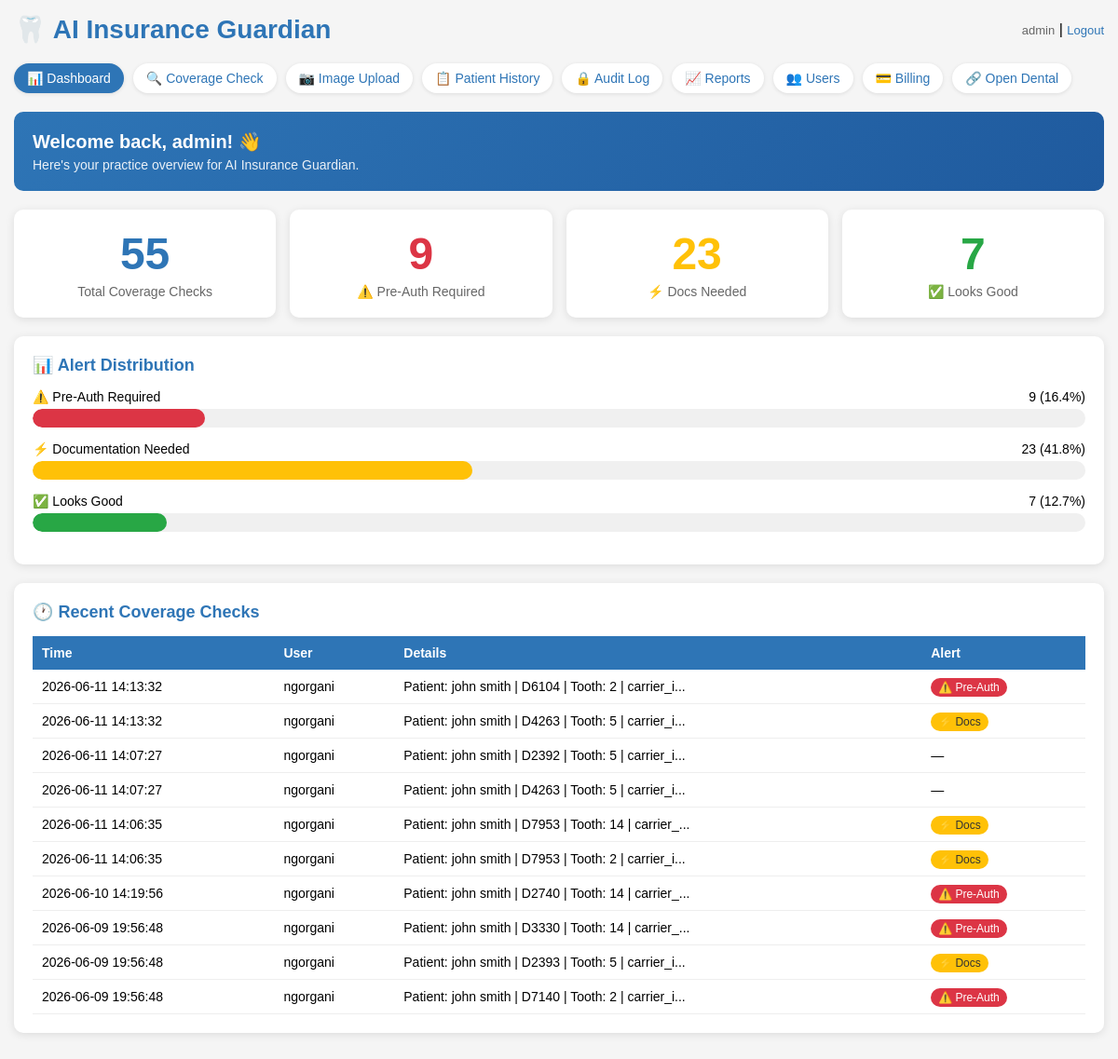
The page /dashboard (signed in) on the database as committed earlier.
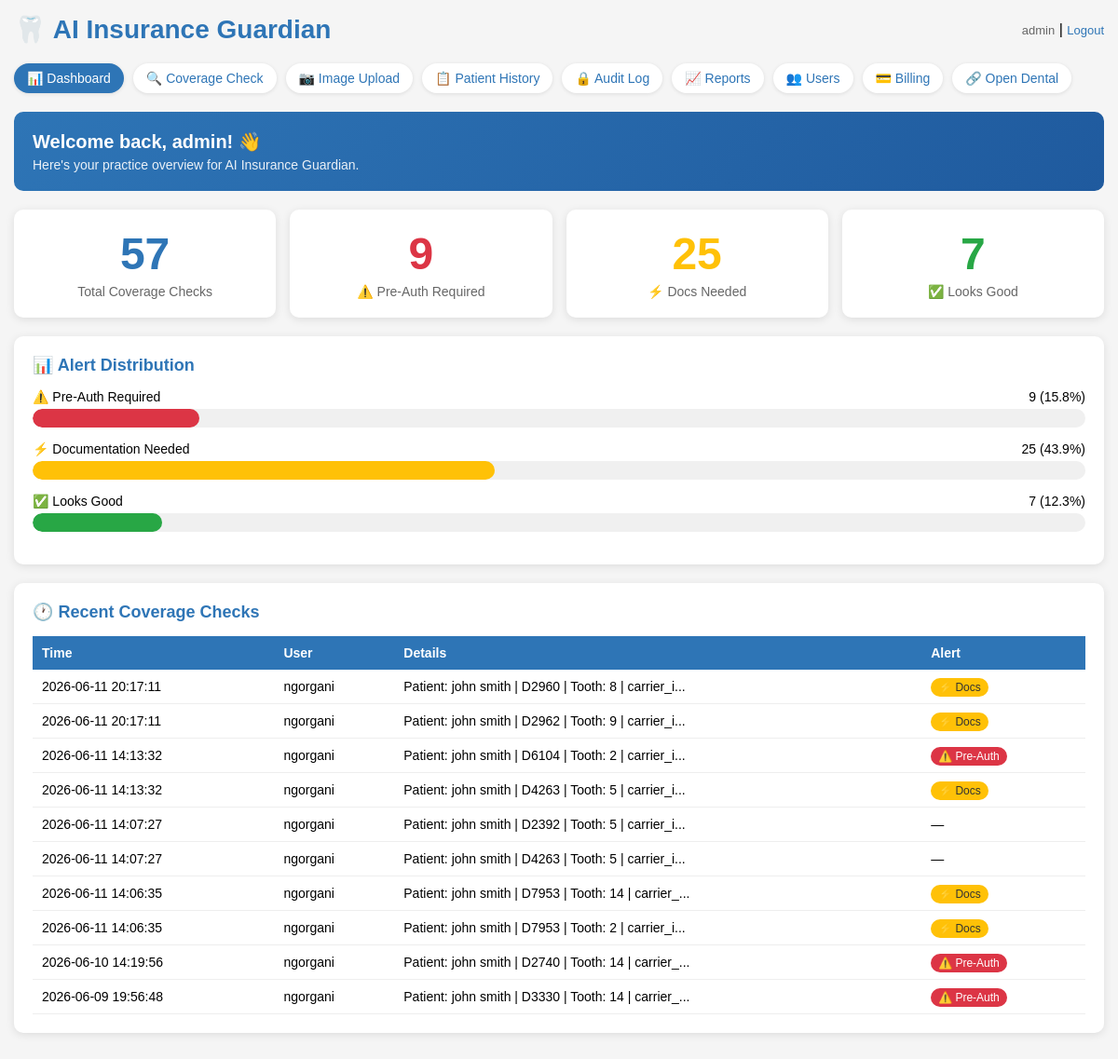
The same page on the database as committed later.
### tables this page shows
CREATE TABLE audit_log (id INTEGER PRIMARY KEY, username TEXT, action TEXT, details TEXT, timestamp TEXT);

### app.py (the view)
@app.route("/dashboard")
@login_required
def dashboard():
    conn = get_db()
    cursor = conn.cursor()
    cursor.execute("SELECT COUNT(*) FROM audit_log WHERE action = 'COVERAGE_CHECK'")
    total_checks = cursor.fetchone()[0]
    cursor.execute("SELECT COUNT(*) FROM audit_log WHERE action = 'COVERAGE_CHECK' AND details LIKE '%Alert: red%'")
    total_red = cursor.fetchone()[0]
    cursor.execute("SELECT COUNT(*) FROM audit_log WHERE action = 'COVERAGE_CHECK' AND details LIKE '%Alert: yellow%'")
    total_yellow = cursor.fetchone()[0]
    cursor.execute("SELECT COUNT(*) FROM audit_log WHERE action = 'COVERAGE_CHECK' AND details LIKE '%Alert: green%'")
    total_green = cursor.fetchone()[0]
    cursor.execute("SELECT * FROM audit_log WHERE action = 'COVERAGE_CHECK' ORDER BY timestamp DESC LIMIT 10")
    recent_checks = cursor.fetchall()
    conn.close()
    return render_template("dashboard.html", total_checks=total_checks, total_red=total_red,
        total_yellow=total_yellow, total_green=total_green, recent_checks=recent_checks)

### app.py (called while the page is built)
def get_db():
    conn = sqlite3.connect("insurance_guardian.db")
    conn.row_factory = sqlite3.Row
    return conn

@login_manager.user_loader
def load_user(user_id):
    conn = get_db()
    cursor = conn.cursor()
    cursor.execute("SELECT id, username, role, pod, year_level, full_name FROM users WHERE id = ?", (user_id,))
    row = cursor.fetchone()
    conn.close()
    if row:
        return User(row[0], row[1], row[2], row[3], row[4], row[5])
    return None

### templates/dashboard.html (shortened to what the changed rows need)
<!DOCTYPE html>
<html>
<head>
</head>
<body>
    <div class="header">
        <h1>🦷 AI Insurance Guardian</h1>
    </div>
    <div class="welcome-box">
        <h2>Welcome back, {{ current_user.username }}! 👋</h2>
    </div>
    <div class="stats-grid">
        <div class="stat-card stat-total">
            <div class="stat-number">{{ total_checks }}</div>
            <div class="stat-label">Total Coverage Checks</div>
        </div>
        <div class="stat-card stat-yellow">
            <div class="stat-number">{{ total_yellow }}</div>
            <div class="stat-label">⚡ Docs Needed</div>
        </div>
    </div>
    {% if total_checks > 0 %}
    <div class="section-box">
        <h2>📊 Alert Distribution</h2>
        <div class="progress-bar-container">
            <div class="progress-label">
                <span>⚠️ Pre-Auth Required</span>
                <span>{{ total_red }} ({{ ((total_red / total_checks) * 100)|round(1) }}%)</span>
            </div>
            <div class="progress-bar">
                <div class="progress-fill-red" style="width: {{ ((total_red / total_checks) * 100)|round(1) }}%"></div>
            </div>
        </div>
        <div class="progress-bar-container">
            <div class="progress-label">
                <span>⚡ Documentation Needed</span>
                <span>{{ total_yellow }} ({{ ((total_yellow / total_checks) * 100)|round(1) }}%)</span>
            </div>
            <div class="progress-bar">
                <div class="progress-fill-yellow" style="width: {{ ((total_yellow / total_checks) * 100)|round(1) }}%"></div>
            </div>
        </div>
        <div class="progress-bar-container">
            <div class="progress-label">
                <span>✅ Looks Good</span>
                <span>{{ total_green }} ({{ ((total_green / total_checks) * 100)|round(1) }}%)</span>
            </div>
            <div class="progress-bar">
                <div class="progress-fill-green" style="width: {{ ((total_green / total_checks) * 100)|round(1) }}%"></div>
            </div>
        </div>
    </div>
    {% endif %}
    <div class="section-box">
        <h2>🕐 Recent Coverage Checks</h2>
        {% if recent_checks %}
        <table class="recent-table">
            <tr>
                <th>Time</th>
                <th>User</th>
                <th>Details</th>
                <th>Alert</th>
            </tr>
            {% for record in recent_checks %}
            <tr>
                <td>{{ record[4] }}</td>
                <td>{{ record[1] }}</td>
                <td>{{ record[3][:50] }}...</td>
                <td>
                    {% if 'Alert: red' in record[3] %}
                    <span class="badge-red">⚠️ Pre-Auth</span>
                    {% elif 'Alert: yellow' in record[3] %}
                    <span class="badge-yellow">⚡ Docs</span>
                    {% elif 'Alert: green' in record[3] %}
                    <span class="badge-green">✅ Good</span>
                    {% else %}
                    —
                    {% endif %}
                </td>
            </tr>
            {% endfor %}
        </table>
        {% else %}
        <p style="color:#666; text-align:center; padding:20px;">No coverage checks yet. Start by checking a patient's coverage!</p>
        {% endif %}
    </div>
</body>
</html>

Rows that differ between the two databases and show on the page:
no longer on this page (row unchanged): audit_log: timestamp "2026-06-09 19:56:48", username "ngorgani", details "Patient: john smith | D2393 | Tooth: 5 | carrier_i", shows "⚡ Docs"
no longer on this page (row unchanged): audit_log: timestamp "2026-06-09 19:56:48", username "ngorgani", details "Patient: john smith | D7140 | Tooth: 2 | carrier_i", shows "⚠️ Pre-Auth"
added audit_log: timestamp "2026-06-11 20:17:11", username "ngorgani", details "Patient: john smith | D2960 | Tooth: 8 | carrier_i", shows "⚡ Docs"
added audit_log: timestamp "2026-06-11 20:17:11", username "ngorgani", details "Patient: john smith | D2962 | Tooth: 9 | carrier_i", shows "⚡ Docs"
Other text that changed with them:
{{ total_checks }}: "55" → "57"
{{ total_yellow }}: "23" → "25"
{{ ((total_red / total_checks) * 100)|round(1) }}: "16.4" → "15.8"
{{ ((total_red / total_checks) * 100)|round(1) }}: 16.4 → 15.8 (drawn)
{{ ((total_yellow / total_checks) * 100)|round(1) }}: "41.8" → "43.9"
{{ ((total_yellow / total_checks) * 100)|round(1) }}: 41.8 → 43.9 (drawn)
{{ ((total_green / total_checks) * 100)|round(1) }}: "12.7" → "12.3"
{{ ((total_green / total_checks) * 100)|round(1) }}: 12.7 → 12.3 (drawn)
